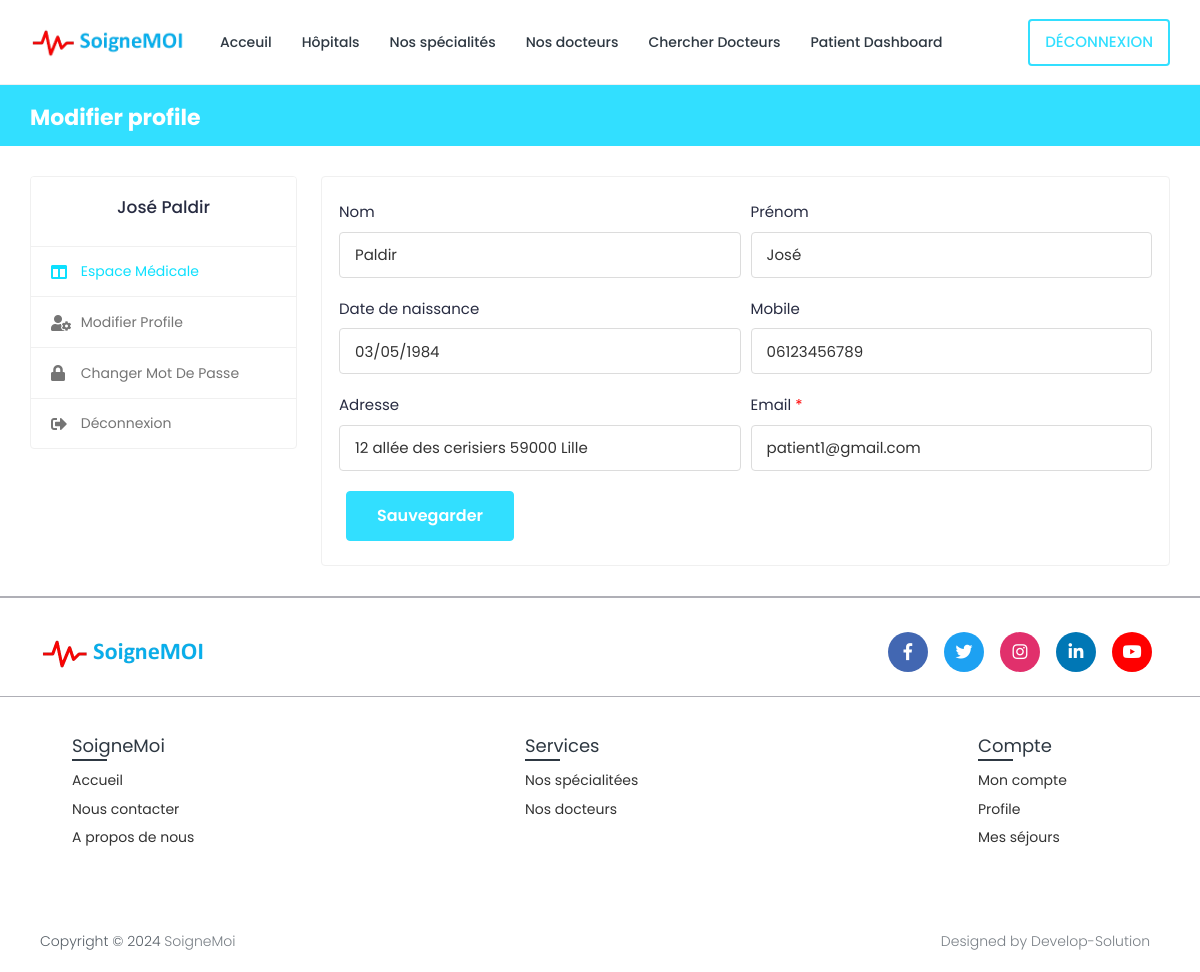
The app's page /profile-settings/ (signed in) with its own data.
### book/models.py (models this page shows, shortened)
class Patient(models.Model):
    patient_id = models.AutoField(primary_key=True)
    user = models.OneToOneField(User, on_delete=models.CASCADE, null=True, blank=True, related_name='patient')
    first_name = models.CharField(max_length=200, null=True, blank=True)
    last_name = models.CharField(max_length=200, null=True, blank=True)
    phone_number = models.CharField(max_length=10,null=True, blank=True)
    address = models.CharField(max_length=200, null=True, blank=True)
    date_of_bird = models.CharField(max_length=200, null=True, blank=True)
    serial_number = models.CharField(max_length=200, null=True, blank=True)

class User(AbstractUser):
    username = None
    email = models.EmailField(_("email address"), unique=True)
    USERNAME_FIELD = "email"
    REQUIRED_FIELDS = []
    objects = UserManager()
    is_admin = models.BooleanField(default=False)
    is_patient = models.BooleanField(default=False)
    is_doctor = models.BooleanField(default=False)
    login_status = models.BooleanField(default=False)

### book/views.py (the view, shortened to what this page needs)
# urls.py: path('profile-settings/', views.profile_settings, name='profile-settings'),
@csrf_exempt
@login_required(login_url="login")
def profile_settings(request):
    if request.user.is_patient:
        patient = Patient.objects.get(user=request.user)
        if request.method == 'GET':
            context = {'patient': patient}
            return render(request, 'book/patient/profile-settings.html', context)
    else:
        redirect('logout')

### templates/book/patient/profile-settings.html (shortened to what this page needs)
{% extends 'book/base.html' %}
{% load static %}
{% block content %}
{% load static %}
<body>
<div class="main-wrapper">
  <div class="breadcrumb-bar">
    <div class="container-fluid">
      <div class="row align-items-center">
        <div class="col-md-12 col-12">
          <h2 class="breadcrumb-title">Modifier profile</h2>
        </div>
      </div>
    </div>
  </div>
  <div class="content">
    <div class="container-fluid">
      <div class="row">
        <div class="col-md-5 col-lg-4 col-xl-3 theiaStickySidebar">
          <div>{% include 'book/patient/patient-sidebar.html' %}</div>
        </div>
        <div class="col-md-7 col-lg-8 col-xl-9">
            <div class="card">
                <div class="card-body">
                    <form action="{% url 'profile-settings' %}" method="POST" enctype="multipart/form-data">
                        <div class="row form-row">
                            <div class="col-12 col-md-6">
                                <div class="form-group">
                                    <label>Nom</label>
                                    <input type="text" class="form-control" value="{{ patient.last_name }}" name="last_name">
                                </div>
                            </div>
                            <div class="col-12 col-md-6">
                                <div class="form-group">
                                    <label>Prénom</label>
                                    <input type="text" class="form-control" value="{{patient.first_name}}" name="first_name">
                                </div>
                            </div>
                            <div class="col-12 col-md-6">
                                <div class="form-group">
                                    <label>Date de naissance</label>
                                    <input type="text" class="form-control datetimepicker" value="{{patient.date_of_bird}}" name="date_of_bird">
                                </div>
                            </div>
                            <div class="col-12 col-md-6">
                                <div class="form-group">
                                    <label>Mobile</label>
                                    <input type="text" value="{{patient.phone_number}}" class="form-control" name="phone_number">
                                </div>
                            </div>
                            <div class="col-12 col-md-6">
                                <div class="form-group">
                                    <label>Adresse</label>
                                    <input type="text" class="form-control" value="{{patient.address}}" name="address">
                                </div>
                            </div>
                            <div class="col-12 col-md-6">
                                <div class="form-group">
                                  <label>Email <span class="text-danger">*</span></label>
                                  <input type="text" class="form-control"  value="{{user.email}}" >
                                </div>
                            </div>
                        </div>
                        <div class="submit-section">
                            <button type="submit" class="btn btn-primary submit-btn">Sauvegarder</button>
                        </div>
                    </form>
                </div>
            </div>
        </div>
      </div>
    </div>
  </div>
</div>
</body>
{% endblock content %}

### templates/book/patient/patient-sidebar.html
{% load static %}
<body>
    <div class="profile-sidebar">
      <div class="widget-profile pro-widget-content">
        <div class="profile-info-widget">
          <div class="profile-det-info">
            <h3>{{patient.first_name}} {{ patient.last_name}}</h3>
          </div>
        </div>
      </div>
      <div class="dashboard-widget">
        <nav class="dashboard-menu sidebar">
          <ul>
            <li class="active">
              <a href="{% url 'patient-dashboard' %}" class="nav-link">
                <i class="fas fa-columns"></i>
                <span>Espace médicale</span>
              </a>
            </li>
            <li>
              <a href="{% url 'profile-settings' %}" class="nav-link">
                <i class="fas fa-user-cog"></i>
                <span>Modifier profile</span>
              </a>
            </li>
            <li>
              <a href="{% url 'change-password' pk=user.id%}" class="nav-link">
                <i class="fas fa-lock"></i>
                <span>Changer mot de passe</span>
              </a>
            </li>
            <li>
              <a href="{% url 'logout' %}" class="nav-link">
                <i class="fas fa-sign-out-alt"></i>
                <span>Déconnexion</span>
              </a>
            </li>
          </ul>
        </nav>
      </div>
    </div>
</body>

### records on screen
Patient: first_name "José", last_name "Paldir", date_of_bird "03/05/1984", phone_number "06123456789", address "12 allée des cerisiers 59000 Lille"
User: email "patient1@gmail.com"
